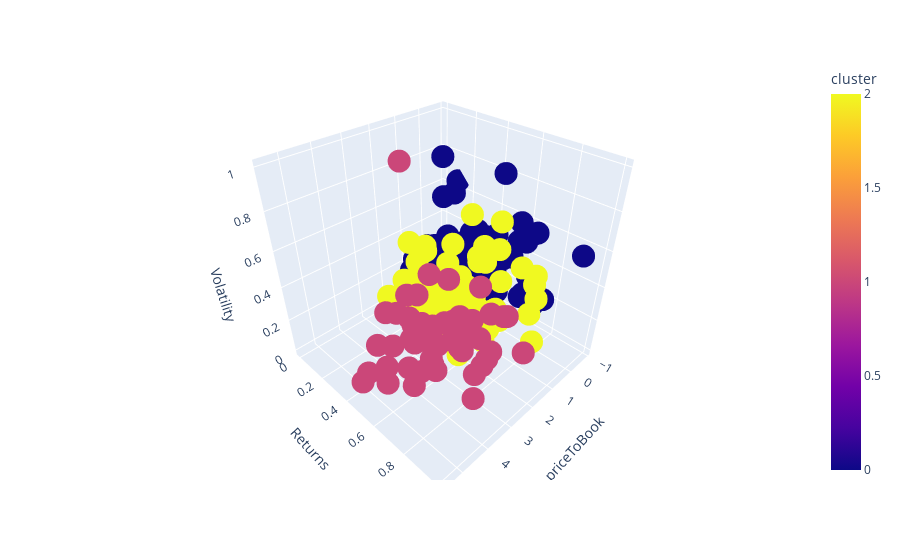

Notebook cell for this chart:
### Code cell
# Create 3D scatter plot with plotly express, color-coded by cluster label and with 'Ticker' tooltip
fig = px.scatter_3d(
    clusters3d_df,
    x="priceToBook",
    y="Returns",
    z="Volatility",
    color="cluster",
    hover_data=["Ticker"],
)
fig.show()

### Figure 1 — Plotly figure (JSON) as saved in the notebook; plotly's stock layout.template omitted (floating-point values rounded to 4 significant figures; data arrays with more than 128 entries replaced by an {"elided": "..."} marker saying what was removed)
{"data": [{"customdata": {"elided": "456x1 str values"}, "hovertemplate": "priceToBook=%{x}<br>Returns=%{y}<br>Volatility=%{z}<br>Ticker=%{customdata[0]}<br>cluster=%{marker.color}<extra></extra>", "legendgroup": "", "marker": {"color": {"elided": "456 int values"}, "coloraxis": "coloraxis", "symbol": "circle"}, "mode": "markers", "name": "", "scene": "scene", "showlegend": false, "type": "scatter3d", "x": {"elided": "456 float values"}, "y": {"elided": "456 float values"}, "z": {"elided": "456 float values"}}], "layout": {"coloraxis": {"colorbar": {"title": {"text": "cluster"}}, "colorscale": [[0, "#0d0887"], [0.1111, "#46039f"], [0.2222, "#7201a8"], [0.3333, "#9c179e"], [0.4444, "#bd3786"], [0.5556, "#d8576b"], [0.6667, "#ed7953"], [0.7778, "#fb9f3a"], [0.8889, "#fdca26"], [1, "#f0f921"]]}, "legend": {"tracegroupgap": 0}, "margin": {"t": 60}, "scene": {"domain": {"x": [0, 1], "y": [0, 1]}, "xaxis": {"title": {"text": "priceToBook"}}, "yaxis": {"title": {"text": "Returns"}}, "zaxis": {"title": {"text": "Volatility"}}}}}
